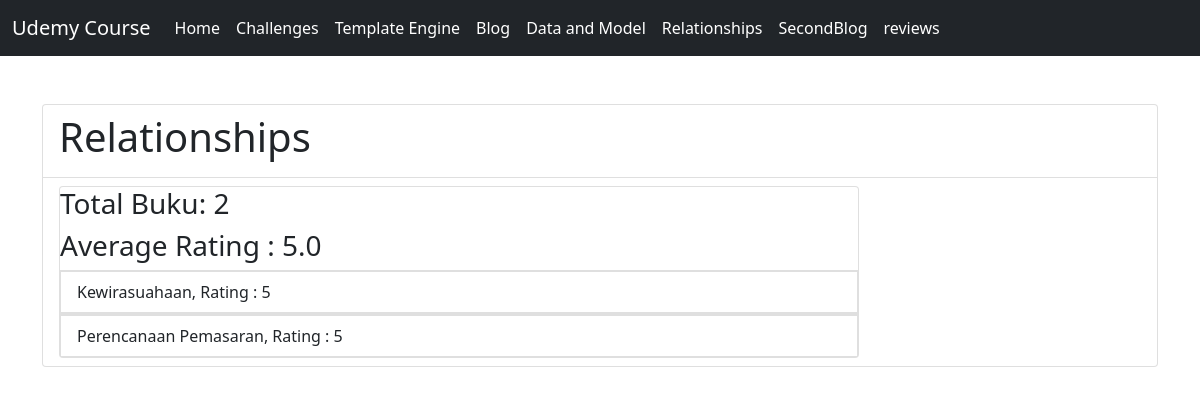
Screenshot of /relationships/ with the database file from the repository.
### Relationships/models.py (models this page shows, shortened)
class Book(models.Model):
    title = models.CharField(max_length=50)
    rating = models.IntegerField(
        validators=[MinValueValidator(1), MaxValueValidator(5)])
    author = models.ForeignKey(
        Author, on_delete=models.CASCADE, null=True, related_name='books')
    is_bestselling = models.BooleanField(default=False)
    slug = models.SlugField(default="", blank=True,
                            null=False, db_index=True)
    published_country = models.ManyToManyField(Country)

### Relationships/views.py (the view)
# urls.py: path("", views.index, name='HomeRelationships'),
def index(request):
    context = {
        'all_book': books,
        'num_books': num_books,
        'avg_rating': avg_rating,
    }
    return render(request, 'relationships/index.html', context)

### Relationships/templates/relationships/index.html (shortened to what this page needs)
 {% extends "base.html" %}
 {% block titleContent %} Relationships {% endblock %}
 {% block content %}
 <div class="card mt-10" style="width: 50rem;">
     <h3>Total Buku: {{num_books}}</h3>
     <h3>Average Rating : {{avg_rating.rating__avg}}</h3>
     {% for book in all_book %}
     <ul class="list-group list-group-flush">
         <a href={% url 'DetailRelationships' book.slug %} class="text-decoration-none">
             <li class="list-group-item">{{ book.title }}, Rating : {{ book.rating }}</li>
         </a>
     </ul>
     {% endfor %}
 </div>
 {% endblock %}

### rows the page displays
Book: title "Kewirasuahaan", rating "5"
Book: title "Perencanaan Pemasaran", rating "5"

### other values shown
{{ num_books }} "2"
{{ avg_rating.rating__avg }} "5.0"
